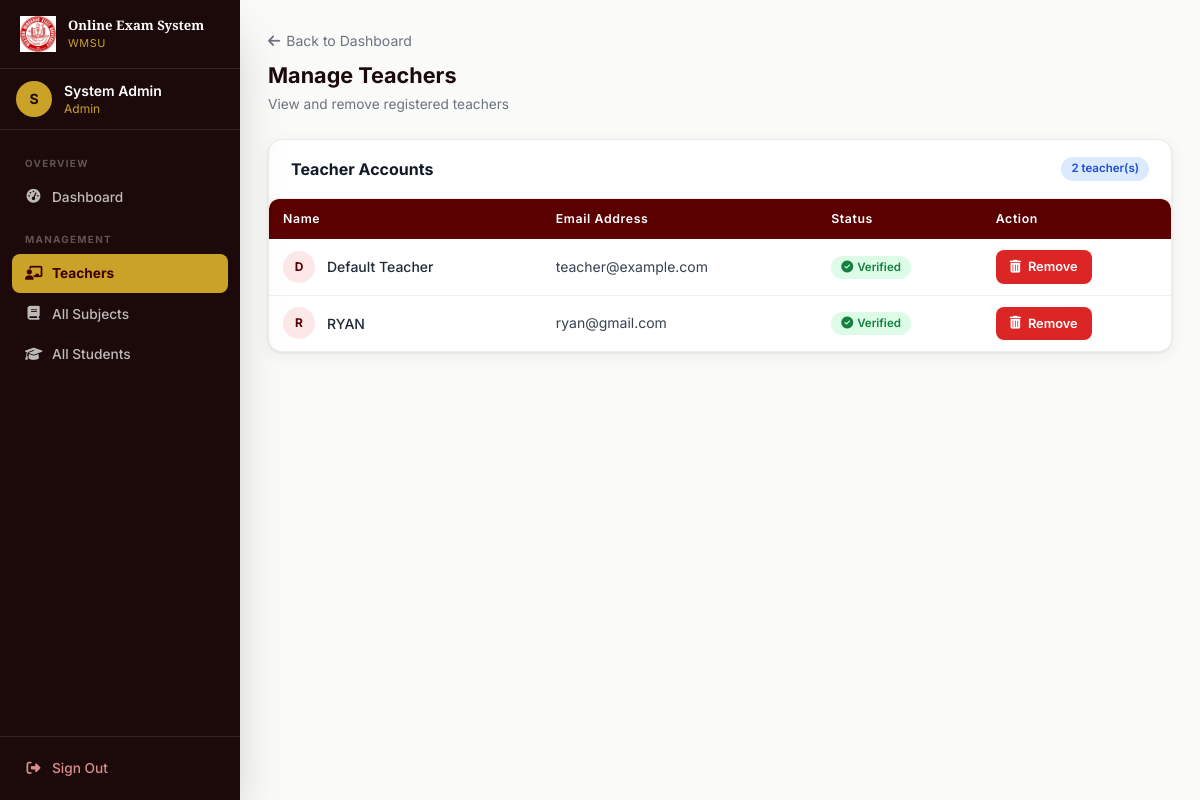
Page /admin/manage_teachers (signed in) on the committed database.
### tables this page shows
CREATE TABLE users (
        id INTEGER PRIMARY KEY AUTOINCREMENT,
        name TEXT NOT NULL,
        email TEXT UNIQUE NOT NULL,
        password TEXT NOT NULL,
        role TEXT NOT NULL,
        student_number INTEGER UNIQUE,
        is_verified INTEGER DEFAULT 0
    );

### app.py (the view)
@app.route('/admin/manage_teachers')
@login_required
@admin_required
def manage_teachers():
    conn = get_db()
    teachers = db_execute(conn, "SELECT * FROM users WHERE role = 'teacher'").fetchall()
    conn.close()
    return render_template('manage_teachers.html', teachers=teachers)

### app.py (called while the page is built)
def get_db():
    if USE_POSTGRES:
        conn = psycopg2.connect(DATABASE_URL)
        conn.autocommit = False
        return conn
    else:
        conn = sqlite3.connect('examination.db')
        conn.row_factory = sqlite3.Row
        return conn

def db_cursor(conn):
    if USE_POSTGRES:
        return conn.cursor(cursor_factory=psycopg2.extras.RealDictCursor)
    return conn.cursor()

def db_execute(conn, sql, params=()):
    if USE_POSTGRES:
        sql = sql.replace('?', '%s')
    cur = db_cursor(conn)
    cur.execute(sql, params)
    return cur

def login_required(f):
    @wraps(f)
    def decorated(*args, **kwargs):
        if 'user_id' not in session:
            flash('Please sign in to continue.', 'danger')
            return redirect(url_for('login'))
        return f(*args, **kwargs)
    return decorated

def admin_required(f):
    @wraps(f)
    def decorated(*args, **kwargs):
        if session.get('role') != 'admin':
            flash('Admin access required.', 'danger')
            return redirect(url_for('dashboard'))
        return f(*args, **kwargs)
    return decorated

### templates/manage_teachers.html (shortened to what this page needs)
{% extends "base.html" %}
{% block content %}
<div class="mb-6">
    <a href="{{ url_for('admin_dashboard') }}" class="text-sm text-gray-500 hover:text-maroon-700 transition-colors mb-2 inline-block"><i class="fas fa-arrow-left mr-1.5"></i>Back to Dashboard</a>
    <h1 class="page-title">Manage Teachers</h1>
    <p class="page-subtitle">View and remove registered teachers</p>
</div>
<div class="card">
    <div class="card-header">
        <h2 class="font-bold text-gray-900 text-base">Teacher Accounts</h2>
        <span class="badge badge-blue">{{ teachers|length }} teacher(s)</span>
    </div>
    {% if teachers %}
    <div class="table-wrap">
        <table class="data-table">
            <thead>
                <tr>
                    <th>Name</th>
                    <th>Email Address</th>
                    <th>Status</th>
                    <th>Action</th>
                </tr>
            </thead>
            <tbody>
                {% for teacher in teachers %}
                <tr>
                    <td>
                        <div class="flex items-center gap-3">
                            <div class="w-8 h-8 rounded-full bg-maroon-100 flex items-center justify-center flex-shrink-0">
                                <span class="text-maroon-700 font-bold text-xs">{{ teacher.name[0]|upper }}</span>
                            </div>
                            <span class="font-medium text-gray-800">{{ teacher.name }}</span>
                        </div>
                    </td>
                    <td class="text-gray-500 text-sm">{{ teacher.email }}</td>
                    <td>
                        {% if teacher.is_verified %}
                        <span class="badge badge-green"><i class="fas fa-circle-check text-xs"></i> Verified</span>
                        {% else %}
                        <span class="badge badge-yellow"><i class="fas fa-clock text-xs"></i> Pending</span>
                        {% endif %}
                    </td>
                    <td>
                        <a href="{{ url_for('delete_teacher', user_id=teacher.id) }}"
                           onclick="return confirm('Are you sure you want to remove {{ teacher.name }}? This action cannot be undone.')"
                           class="btn btn-danger btn-sm">
                            <i class="fas fa-trash-can"></i> Remove
                        </a>
                    </td>
                </tr>
                {% endfor %}
            </tbody>
        </table>
    </div>
    {% else %}
    <div class="card-body text-center py-12">
        <div class="w-14 h-14 bg-gray-100 rounded-full flex items-center justify-center mx-auto mb-3"><i class="fas fa-chalkboard-user text-gray-300 text-2xl"></i></div>
        <p class="text-gray-500 text-sm font-medium">No teachers registered yet</p>
    </div>
    {% endif %}
</div>
{% endblock %}

### templates/base.html (style rules this page uses)
* { box-sizing:border-box }
html { scroll-behavior:smooth }
body { font-family:'Inter',system-ui,sans-serif }
.data-table { width:100%;border-collapse:collapse }
.data-table th { background:#5a0000;color:#fff;padding:11px 14px;text-align:left;font-size:.77rem;font-weight:600;letter-spacing:.05em;white-space:nowrap }
.data-table th:first-child { border-radius:8px 0 0 0 }
.data-table th:last-child { border-radius:0 8px 0 0 }
.data-table td { padding:11px 14px;font-size:.875rem;color:#374151;border-bottom:1px solid #f3f0ee;vertical-align:middle }
.data-table tbody tr { background:#fff;transition:background .15s }
.data-table tbody tr:last-child td { border-bottom:none }
.btn { display:inline-flex;align-items:center;gap:7px;padding:10px 20px;border:none;border-radius:8px;font-size:.875rem;font-weight:600;cursor:pointer;transition:all .2s;font-family:'Inter',sans-serif;text-decoration:none;white-space:nowrap }
.btn-danger { background:#dc2626;color:#fff;padding:8px 16px;font-size:.8rem }
.btn-sm { padding:7px 14px;font-size:.8rem }
.badge { display:inline-flex;align-items:center;gap:4px;padding:3px 10px;border-radius:20px;font-size:.72rem;font-weight:600 }
.badge-green { background:#dcfce7;color:#15803d }
.badge-blue { background:#dbeafe;color:#1d4ed8 }
.card { background:#fff;border-radius:14px;box-shadow:0 1px 3px rgba(0,0,0,.08),0 4px 16px rgba(0,0,0,.06);border:1px solid #f0ebe8;overflow:hidden }
.card-header { padding:17px 22px;border-bottom:1px solid #f3f0ee;display:flex;align-items:center;justify-content:space-between;flex-wrap:wrap;gap:10px }
.page-title { font-size:1.35rem;font-weight:700;color:#1a0a0a;margin-bottom:3px }
.page-subtitle { font-size:.855rem;color:#6b7280 }
a { text-decoration:none }
.table-wrap { overflow-x:auto;border-radius:10px;box-shadow:0 1px 3px rgba(0,0,0,.08) }

### rows in the picture
users: name "D", name "Default Teacher", email "teacher@example.com", is_verified 1 (drawn)
users: name "R", name "RYAN", email "ryan@gmail.com", is_verified 1 (drawn)

### other values in the picture
{{ (session.name or 'U')[0]|upper }} "S"
{{ session.name }} "System Admin"
{{ session.role }} "Admin"
{{ teachers|length }} "2"
